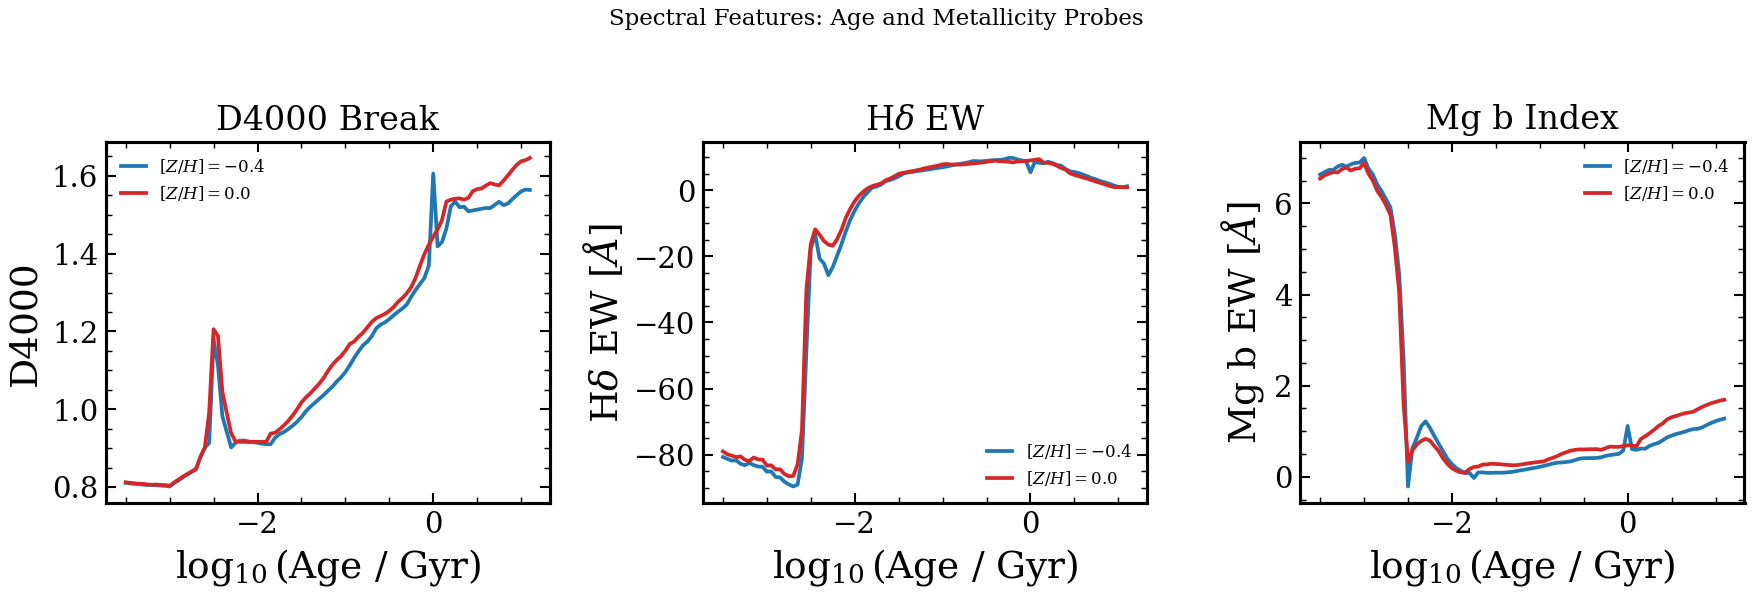

Write Python code to recreate this figure.
"""
Key Spectral Features as Age and Metallicity Probes
====================================================

D4000, Hδ absorption, and the Mg b feature respond differently to stellar
age and metallicity, providing complementary constraints when used together.
D4000 rises with age; Hδ peaks at intermediate ages (A-star dominated);
Mg b traces metallicity on the RGB/AGB branch.

.. sphx-glr-precomputed-img:

.. image:: images/sphx_glr_plot_spectral_features_001.png
   :alt: plot_spectral_features
   :class: sphx-glr-single-img

"""

from pathlib import Path

import jax
import jax.numpy as jnp
import matplotlib.pyplot as plt
import numpy as np

jax.config.update("jax_enable_x64", True)

from tengri import load_ssp_data, setup_style

setup_style()


def _find_ssp():
    name = "ssp_prsc_miles_chabrier_wNE_logGasU-3.0_logGasZ0.0.h5"
    for p in [
        Path("data") / name,
        Path("../data") / name,
        Path("../../data") / name,
        Path("../../../data") / name,
    ]:
        if p.exists():
            return str(p)
    return None


SSP_PATH = _find_ssp()
if SSP_PATH is None:
    raise FileNotFoundError("SSP data not found — skipping example")

ssp = load_ssp_data(SSP_PATH)


# --- Index measurement helpers ---
def _d4000(wave, flux):
    """D4000 break: flux ratio 4050–4250 Å / 3750–3950 Å."""
    b = (wave >= 3750) & (wave <= 3950)
    r = (wave >= 4050) & (wave <= 4250)
    fb = float(jnp.mean(flux[b])) if jnp.any(b) else 1e-30
    fr = float(jnp.mean(flux[r])) if jnp.any(r) else 0.0
    return fr / max(fb, 1e-30)


def _hdelta_ew(wave, flux):
    """Hδ EW: simple continuum-normalized absorption at 4102 Å."""
    cont_lo = (wave >= 4030) & (wave <= 4082)
    cont_hi = (wave >= 4122) & (wave <= 4170)
    line = (wave >= 4082) & (wave <= 4122)
    c = float(jnp.mean(flux[cont_lo | cont_hi])) if jnp.any(cont_lo | cont_hi) else 1e-30
    dw = float(wave[line][1] - wave[line][0]) if jnp.any(line) else 1.0
    return float(jnp.sum((1 - flux[line] / c) * dw)) if jnp.any(line) else 0.0


def _mgb_index(wave, flux):
    """Mg b feature strength: 5167–5197 Å absorption."""
    cont = (wave >= 5142) & (wave <= 5162) | (wave >= 5197) & (wave <= 5217)
    feat = (wave >= 5162) & (wave <= 5197)
    c = float(jnp.mean(flux[cont])) if jnp.any(cont) else 1e-30
    dw = float(wave[feat][1] - wave[feat][0]) if jnp.any(feat) else 1.0
    return float(jnp.sum((1 - flux[feat] / c) * dw)) if jnp.any(feat) else 0.0


# --- Age grid from SSP ---
ages_gyr = np.array(ssp.ssp_lg_age_gyr)  # log10(age/Gyr)
# Use two metallicities: sub-solar and solar
met_idxs = {r"$[Z/H] = -0.4$": 2, r"$[Z/H] = 0.0$": 3}
wave = jnp.array(ssp.ssp_wave)

fig, axes = plt.subplots(1, 3, figsize=(12, 4))
colors = ["#1f77b4", "#d62728"]

for (label, mid), color in zip(met_idxs.items(), colors):
    d4_vals, hd_vals, mgb_vals = [], [], []
    for ai in range(ssp.ssp_flux.shape[1]):
        flux = ssp.ssp_flux[mid, ai]
        d4_vals.append(_d4000(wave, flux))
        hd_vals.append(_hdelta_ew(wave, flux))
        mgb_vals.append(_mgb_index(wave, flux))
    axes[0].plot(ages_gyr, d4_vals, color=color, lw=1.8, label=label)
    axes[1].plot(ages_gyr, hd_vals, color=color, lw=1.8, label=label)
    axes[2].plot(ages_gyr, mgb_vals, color=color, lw=1.8, label=label)

for ax, title, ylabel in [
    (axes[0], "D4000 Break", "D4000"),
    (axes[1], r"H$\delta$ EW", r"H$\delta$ EW [$\AA$]"),
    (axes[2], "Mg b Index", r"Mg b EW [$\AA$]"),
]:
    ax.set_xlabel(r"$\log_{10}$(Age / Gyr)")
    ax.set_ylabel(ylabel)
    ax.set_title(title)
    ax.legend(fontsize=10, frameon=False)

fig.suptitle("Spectral Features: Age and Metallicity Probes", fontsize=11, y=1.02)
fig.tight_layout()
plt.savefig("plot_spectral_features.png", dpi=150, bbox_inches="tight")
plt.show()
